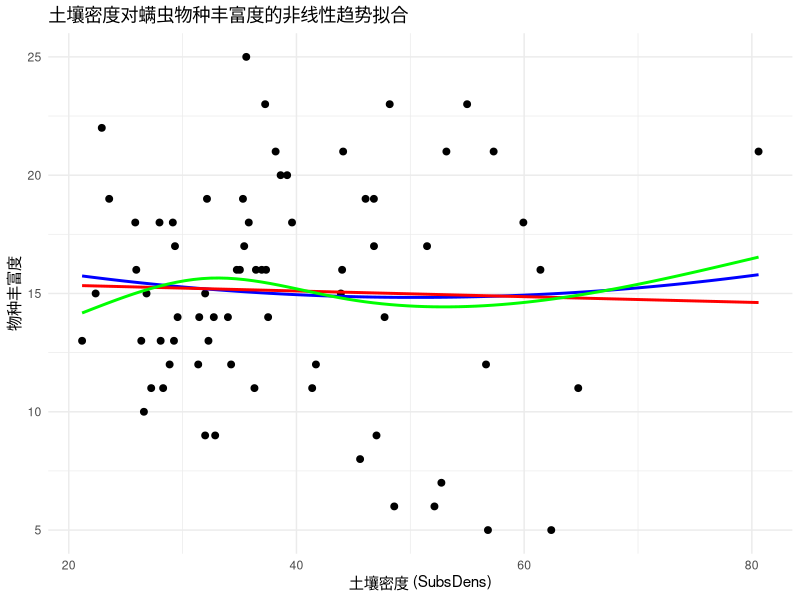

R code for this plot:
library(vegan)
library(splines)
library(mgcv)
library(ggplot2)

# 加载数据
data(mite)
data(mite.env)

# 计算每个样方的物种丰富度
mite.env$Richness <- specnumber(mite)

model_quad <- lm(Richness ~ poly(SubsDens, 2), data = mite.env)
model_spline <- lm(Richness ~ ns(SubsDens, df = 3), data = mite.env)
model_gam <- gam(Richness ~ s(SubsDens), data = mite.env)
ggplot(mite.env, aes(SubsDens, Richness)) +
  geom_point(size = 2) +
  stat_smooth(method = "lm", formula = y ~ poly(x, 2), color = "blue", se = FALSE) +
  stat_smooth(method = "gam", formula = y ~ s(x), color = "red", se = FALSE) +
  stat_smooth(method = "lm", formula = y ~ ns(x, 3), color = "green", se = FALSE) +
  theme_minimal() +
  labs(title = "土壤密度对螨虫物种丰富度的非线性趋势拟合",
       x = "土壤密度 (SubsDens)", y = "物种丰富度") +
  scale_color_manual(values = c("blue", "green", "red"))

AIC(model_quad, model_spline, model_gam)

  
